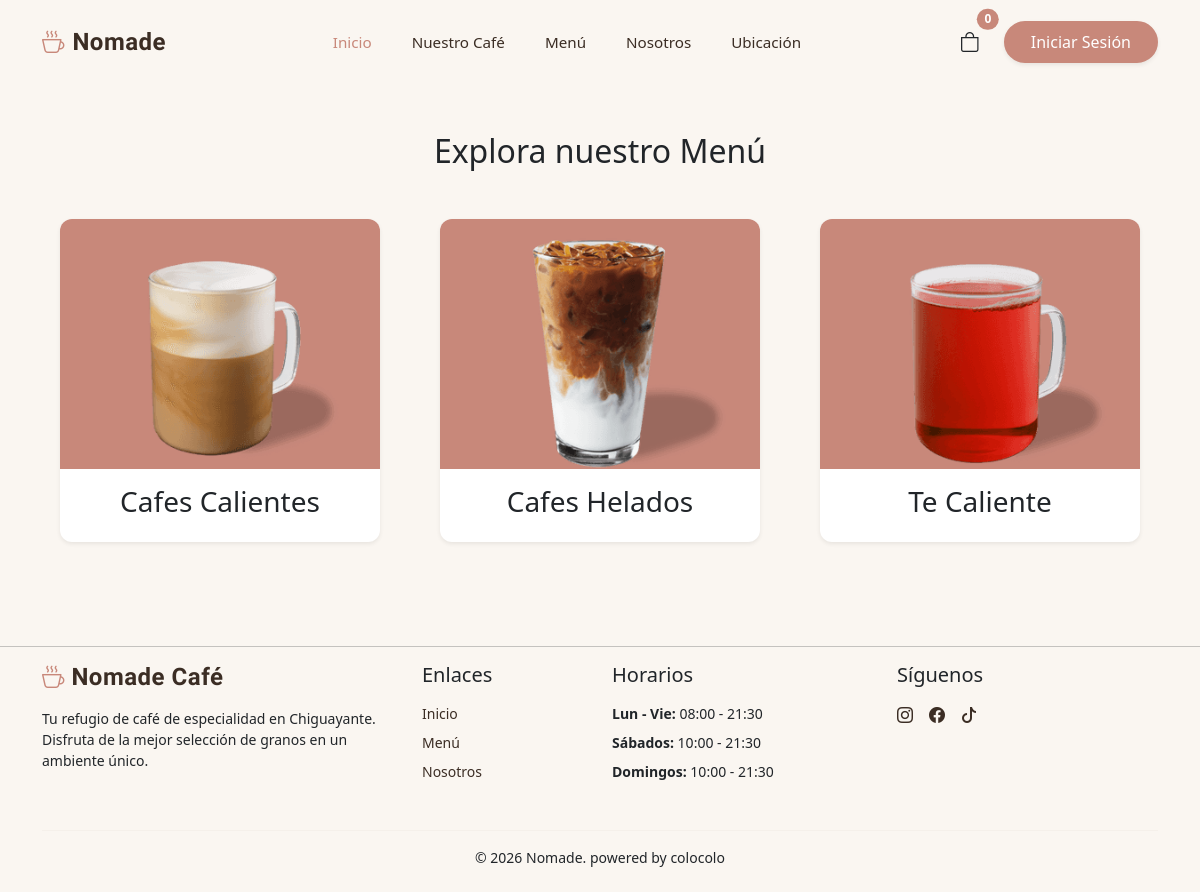
The app's page /menu/ with its own data.
### catalogo/models.py (models this page shows, shortened)
class Categoria(models.Model):
    nombre = models.CharField( max_length=100)
    image = models.ImageField(upload_to='categorias/', null=True, blank=True)

### catalogo/views.py (the view)
# urls.py: path('menu/', views.menu_view, name='menu'),
def menu_view(request):
    categorias = Categoria.objects.all() # se traen todas las categorias de la bd.
    return render(request, 'catalogo/menu.html', {'categorias': categorias}) # se mandan las categorias al menu.

### catalogo/context_processors.py (called while the page is built)
def cantidad_carrito(request):
    total = 0
    if 'carrito' in request.session: # si ya hay un carrito
        for key, value in request.session['carrito'].items():
            total += value['cantidad'] # suma la cantidad de cada prod guardado
    return {'cantidad_carrito' : total} #envia la cantidad al html

### catalogo/templates/catalogo/menu.html (shortened to what this page needs)
{% extends 'catalogo/base.html' %}
{% block content%}
<h2 class="text-center font-playfair my-5">Explora nuestro Menú</h2>
<div class="container mx-auto">
    <div class="row gx-4 gy-5 justify-content-center">
        {% for cat in categorias %}
        <div class="col-md-4 col-sm-6">
            <a href="{% url 'filtro_categoria' cat.id %}" class="text-decoration-none">
                <div class="card product-card shadow-sm h-100 mx-auto" style='max-width: 320px;'>
                    {% if cat.image %}
                        <img src="{{ cat.image.url }}" class="card-img-top" alt="{{ cat.nombre }}">
                    {% endif %}
                    <div class="card-body text-center">
                        <h3 class="font-playfair text-dark">{{ cat.nombre }}</h3>
                    </div>
                </div>
            </a>
        </div>
        {% endfor %}
    </div>
</div>
{% endblock content%}

### catalogo/static/catalogo/css/style.css (style rules this page uses)
:root { --background: #FAF6F1 ; --foreground: #3B2D24; --card: #FFF9F5; --primary: #C8887A; --primary-foreground: #FFF9F5; --secondary: #EAD8CB; --secondary-foreground: #3B2D24; --muted: #F2E8DE; --muted-foreground: #8A6F62; --accent: #A8C3A4; --accent-foreground: #2B3D28; --border: rgba(160,120,96,0.2); }
body { background-color: var(--background); }
.product-card { background-color: #FFFFFF; border: none; border-radius: 12px; overflow: hidden; transition: transform 0.3s ease, box-shadow 0.3s ease; }
.product-card img { height: 250px; width: 100%; object-fit: cover; }

### records on screen
Categoria: image (picture), nombre "Cafes Calientes"
Categoria: image (picture), nombre "Cafes Helados"
Categoria: image (picture), nombre "Te Caliente"

### other values on screen
{{ cantidad_carrito | default:"0" }} "0"
